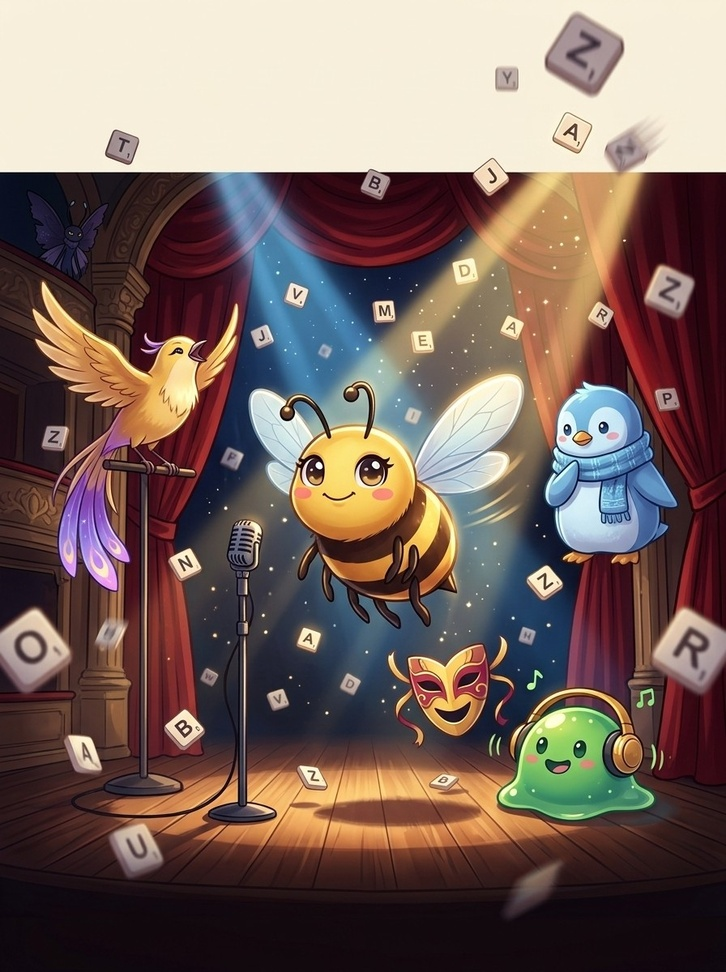
#> input picture spellbound-app/books/art/b17-cover.jpg, 726 x 972 px, shrunk from 896 x 1200 before the run; its folder holds only this picture in this run
$ python cover-ink.py
#> lines starting #> are read from the running program, lines starting #| are printed output that depends on the picture
#!/usr/bin/env python3
"""Decide, per cover, whether its type should be white or ink.

The cover composition — masthead, kicker, title, tagline, fact pills — was
written for the original covers, which are dark saturated illustrations: white
type over a dark scrim reads perfectly on those. The advanced volumes are now
light, calm, three-ink drawings, and the same treatment greys out the art and
leaves a white title floating on a pale background.

So it is measured rather than guessed. This writes the average luminance of the
band where the masthead and title sit, and of the strip where the fact pills sit,
and mkbooks.js picks the ink from it. Re-run whenever cover art is regenerated:

    python3 voice/pipeline/cover-ink.py
"""
import glob
import json
import os
from PIL import Image, ImageStat

ART = '/home/user/Bizzing-Bee/spellbound-app/books/art'
OUT = os.path.join(ART, 'cover-ink.json')

# Above this, a white title stops holding its own even over a scrim.
LIGHT_AT = 170

def band(im, a, b):
    w, h = im.size
    return ImageStat.Stat(im.crop((0, int(h * a), w, int(h * b)))).mean[0]

data = {}
for f in sorted(glob.glob(os.path.join(ART, 'b*-cover.jpg'))):
    key = os.path.basename(f).split('-')[0]
    im = Image.open(f).convert('L')
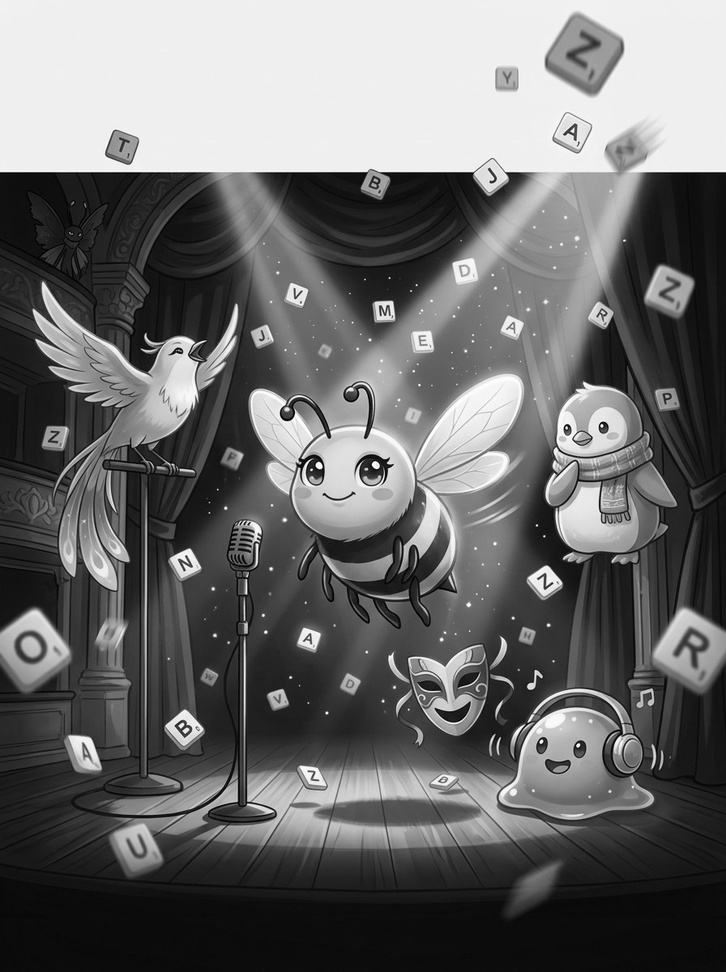
#> im: PIL image 726x972 L; min 0, max 255, mean 106.2
    top, bottom = band(im, 0, 0.34), band(im, 0.83, 1.0)
#> top = 156.9; bottom = 39.95
    data[key] = {'top': round(top, 1), 'bottom': round(bottom, 1),
                 'ink': 'dark' if top > LIGHT_AT else 'light'}
    print(f'{key}  top {top:6.1f}  bottom {bottom:6.1f}  -> {data[key]["ink"]} type')
#| b17  top  156.9  bottom   39.9  -> light type

json.dump(data, open(OUT, 'w'), indent=1, sort_keys=True)
print('wrote', OUT, '—', sum(1 for v in data.values() if v['ink'] == 'dark'), 'light covers')
#| wrote /home/user/Bizzing-Bee/spellbound-app/books/art/cover-ink.json — 0 light covers
